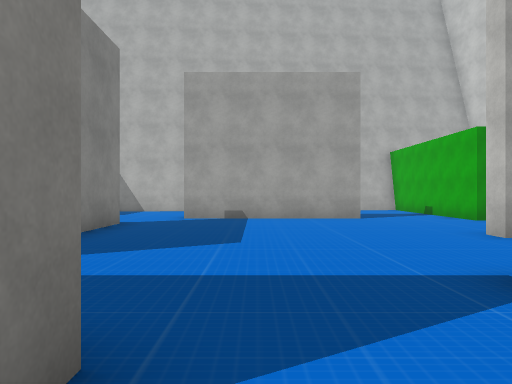
view 1 (above)

21 first-person views from a walk through a Unity game level. The camera is 1.5 m above the floor, looks level and sees 70° across. The floor is counted in squares, 2 m on a side. Each view is taken from the middle of a square. On the plan, view 1 faces up. The plan holds only what a view shows up to about 11 squares ahead; the rest is blank. The place goes on beyond the plan. The player is left out. Some surface patterns are stand-ins.

view 2
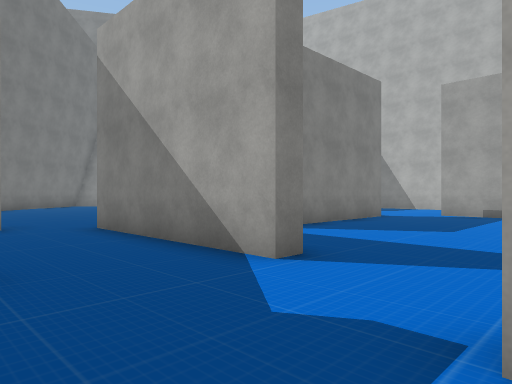

view 3
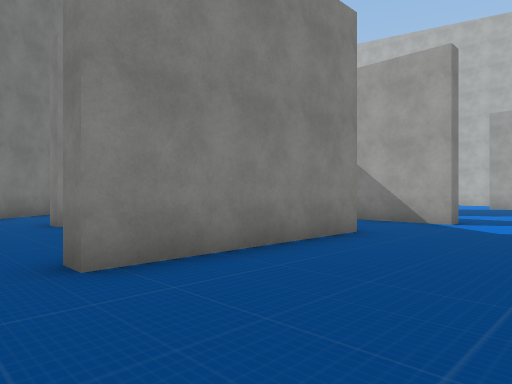

view 4
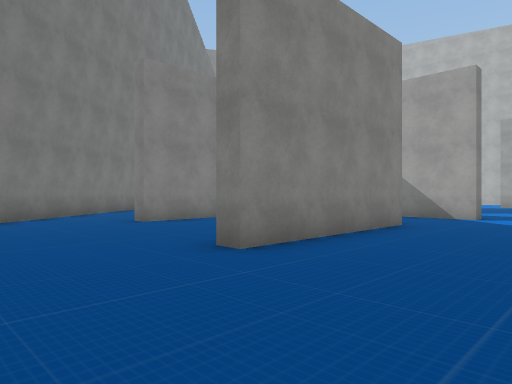

view 5
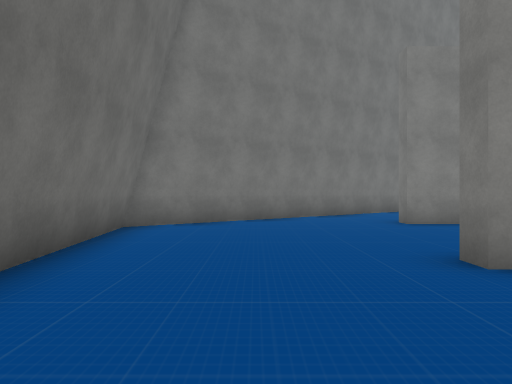

view 6
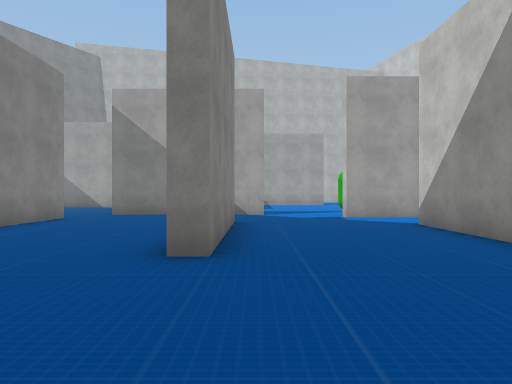

view 7
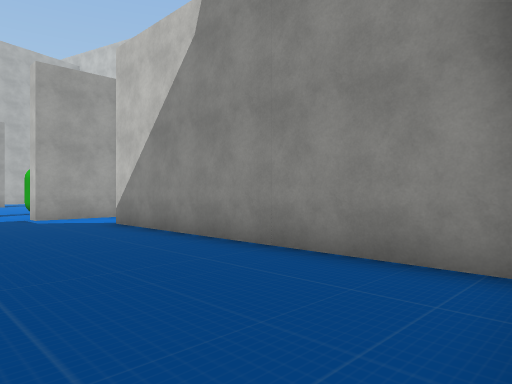

view 8
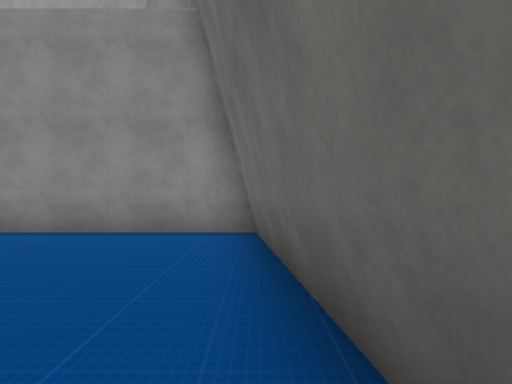

view 9
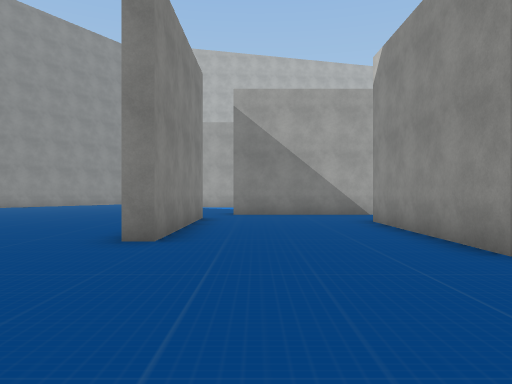

view 10
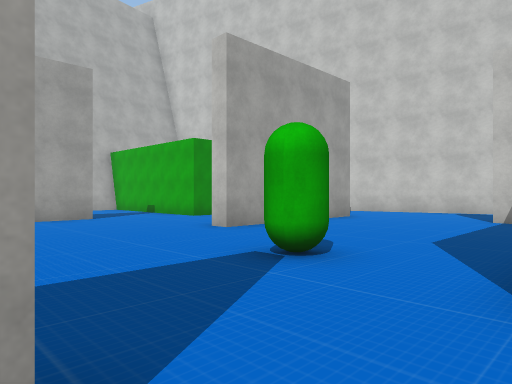

view 11
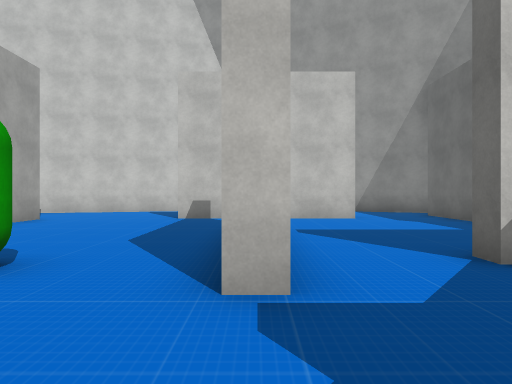

view 12
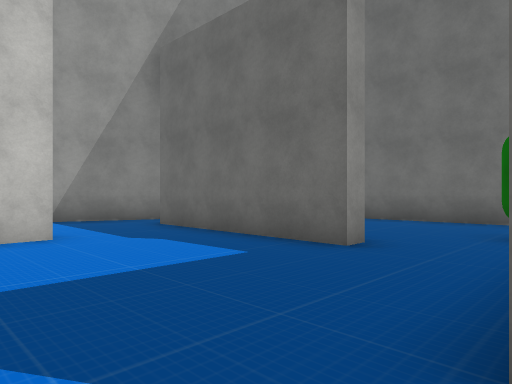

view 13
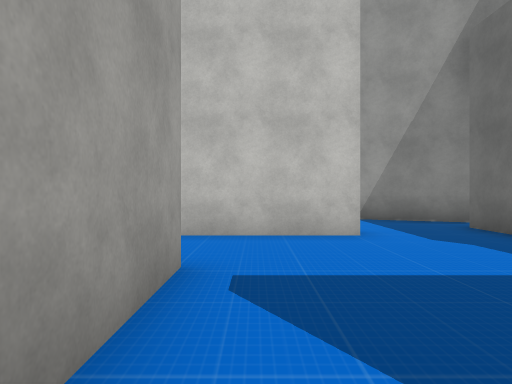

view 14
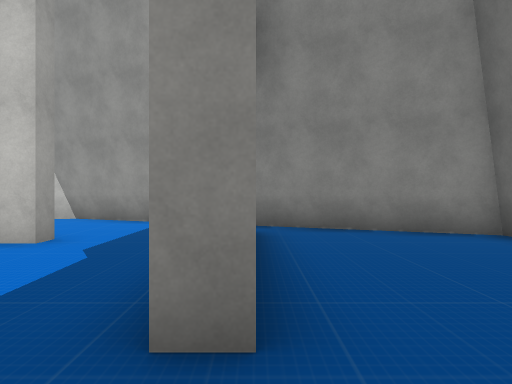

view 15
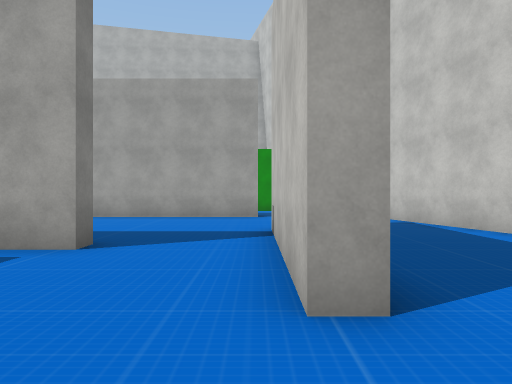

view 16
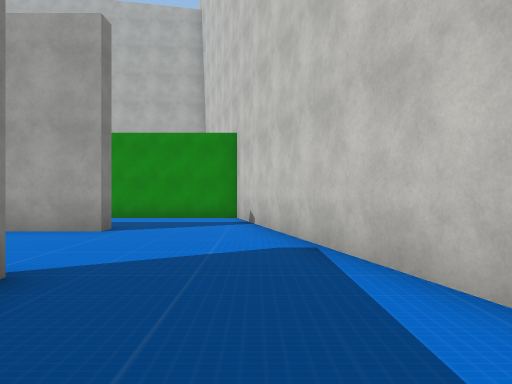

view 17
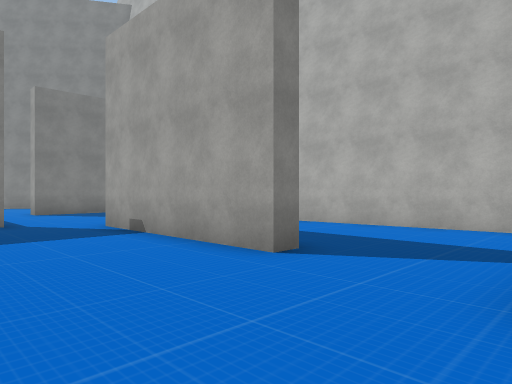

view 18
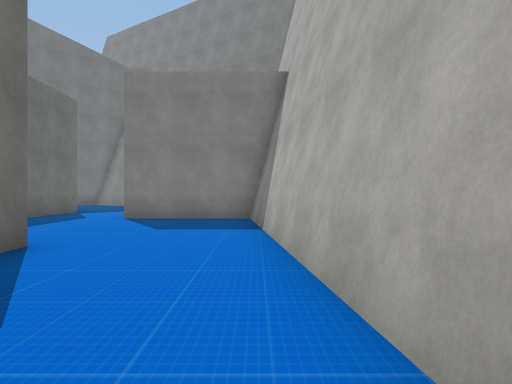

view 19
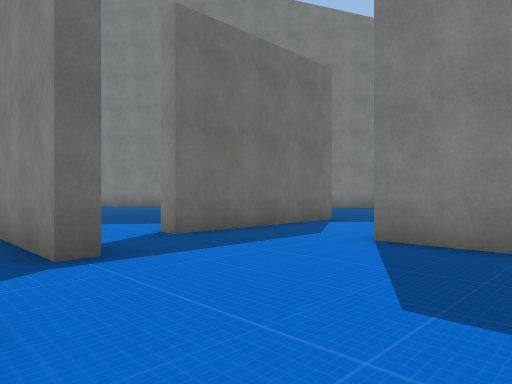

view 20
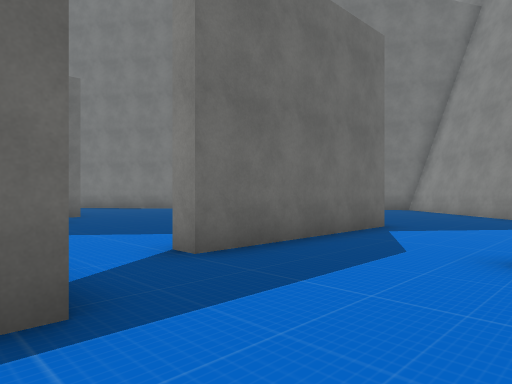

view 21
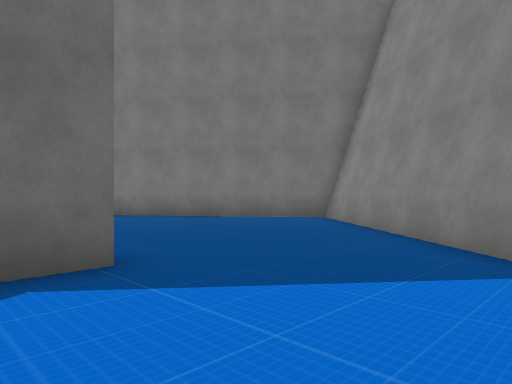

### Floor plan
Points are (right, up) in squares from view 1. A wall is a line through its corners. A room is listed if a view was taken in it or the views show most of it. See-through windows are left out.
Room 1 (views 1, 2, 3, 4, 5, 6, 7, 8, 9, 10, 11, 12, 13)
walls: (-1.5, -1.8) (-1.5, -6.7) (-2, -6.7) (-2, -1.8); (-6.5, -0.5) (-6.5, -5.5) (-7.1, -5.5); (-10, -6.1) (-5.8, -11.6) (2.8, -10.8) (2.8, -2.5) (3.4, -2.5); (-0.7, 1.1) (-5.8, 1.1); (3.5, -0.3) (1.7, -0.3)
ways out: opening at (-8.5, -6) to room 3; opening at (-6, 0) to room 3; opening at (0.5, -0.5) to room 3; opening at (3, -1.5) to room 3
Room 2 (view 14)
walls: (5.7, -6) (5.7, -5.5); (4.7, -10.6) (8.1, -10.3); (9.8, -10.1) (10.3, -10.1) (12.1, -5.8)
ways out: opening at (4.5, -6) to room 3; opening at (11, -6) to room 3
objects: green capsule (4, -8)
Room 3 (views 15, 16, 17, 18, 19, 20, 21)
walls: (-0.7, 1.6) (-0.7, 1.1); (-3.8, 8.7) (-3.2, 8.7) (-3.2, 4.8); (1.7, -0.3) (1.7, 0.2); (-2.1, 10.9) (-1.5, 10.9); (3, 10.9) (3, 10.4) (-2.1, 10.4); (5.7, 9.5) (5.7, 11); (-7.1, -0.5) (-6.5, -0.5); (6.7, 0.2) (6.7, -0.3) (3.5, -0.3); (-10.6, 7.4) (-5.6, 7.4) (-5.6, 6.8); (9.1, 6.5) (9.1, 5.9) (4.1, 5.9) (4.1, 6.5); (4.6, 15.1) (-7.3, 13.9) (-7.3, 10.2); (5.7, -5.5) (10.8, -5.5); (9.9, -2.8) (9.3, -2.8) (9.3, 2.2); (-13.9, 10.3) (-18.1, 5) (-16.8, 3.2); (-10.7, -5.1) (-10, -6.1); (13.7, 1.3) (11.5, 9.6) (7.8, 9.6); (13.1, -3.4) (14.2, -0.8) (14.1, -0.4); (12.1, -5.8) (12.9, -3.8)
ways out: opening at (-8.5, -6) to room 1; opening at (-6, 0) to room 1; opening at (0.5, -0.5) to room 1; opening at (3, -1.5) to room 1; opening at (4.5, -6) to room 2; opening at (11, -6) to room 2
objects: green capsule (2, 3) to (3, 3)

Where each view was taken, in squares from view 1:
view 1: 0 up, 0 right, facing up
view 2: 2 down, 2 right, facing up-left
view 3: 8 down, 2 right, facing up-left
view 4: 10 down, 2 right, facing up-left
view 5: 9 down, 2 right, facing left
view 6: 11 down, 1 left, facing up
view 7: 11 down, 1 left, facing up-right
view 8: 11 down, 4 left, facing right
view 9: 11 down, 5 left, facing up
view 10: 0 up, 1 left, facing up-right
view 11: 0 up, 1 left, facing right
view 12: 1 down, 3 right, facing down-right
view 13: 1 down, 3 right, facing right
view 14: 6 down, 4 right, facing right
view 15: 5 down, 9 right, facing up
view 16: 1 down, 12 right, facing up
view 17: 7 up, 6 right, facing up-left
view 18: 14 up, 3 right, facing left
view 19: 13 up, 2 left, facing down-left
view 20: 11 up, 3 left, facing down-left
view 21: 11 up, 9 left, facing down-left
